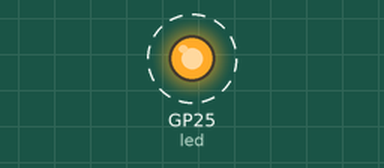
Recording of a program running on a simulated Raspberry Pi Pico running MicroPython. Parts: output pins drawn as LEDs (lit = HIGH). Dashed ring = blinking. What the program prints to the serial console is not drawn.

Above: at 0.2 s.
Timing chart, 0 to 3.0 s (numbered marks = the images above):
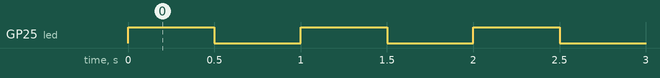

The program:

main.py
```python
# Main file can be uplaoded to the board to run on boot.

from machine import Pin
from time import sleep

led = Pin('LED', Pin.OUT)
print('Blinking LED Example')

while True:
    # led.value() returns the current state of the LED
    # led.value(1) turns the LED on
    # led.value(0) turns the LED off
    led.value(not led.value())
    sleep(0.5)
```

Measured:
- by itself, GP25 (led): alternates HIGH for 0.50 s and LOW for 0.50 s
